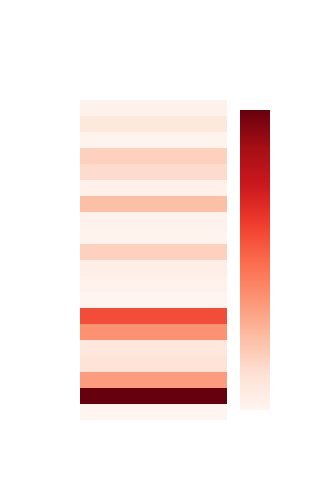

Notebook code for this chart:
### Code cell
# NOTA DOIS
import plotly.graph_objects as go
import pandas as pd


# Pivot the data for heatmap
heatmap_data = df_words_2.pivot(index='token', columns='nota', values='token_frequency').fillna(0)

# Create the heatmap
fig = go.Figure(data=go.Heatmap(
    z=heatmap_data.values,  # Frequency matrix
    x=heatmap_data.columns,  # Grades (x-axis)
    y=heatmap_data.index,    # Tokens (y-axis)
    colorscale='Reds',       # Heatmap color scale
    #colorbar=dict(title="Frequência"),  # Colorbar title
    hoverongaps=False,       # Ensure no gaps show on hover
    hovertemplate=(
        "Token: %{y}<br>" + #Exibir título pelo Streamlit, q aí fica título pra cada coluna
        "Frequência: %{z}<extra></extra>"
    )
))

# Update layout for better visualization
fig.update_layout(
   # title="20 Tokens Mais Frequentes", >> Por título no streamlit
    height=500,  # Adjust height to make the heatmaps narrow
    width=300,  # Adjust width for each heatmap ....  * len(grades)
    template="plotly_white",
    plot_bgcolor="rgba(0, 0, 0, 0)",  # Transparent plot background
    paper_bgcolor="rgba(0, 0, 0, 0)",  # Transparent outer background
    font=dict(color="white")  # White font for all text
)
#fig.update_yaxes(title="Tokens", automargin=True)
fig.update_xaxes(title="", showticklabels=False)

# Show the figure
fig.show()

### Figure 1 — Plotly figure (JSON) as saved in the notebook; plotly's stock layout.template omitted (floating-point values rounded to 4 significant figures)
{"data": [{"colorscale": [[0, "rgb(255,245,240)"], [0.125, "rgb(254,224,210)"], [0.25, "rgb(252,187,161)"], [0.375, "rgb(252,146,114)"], [0.5, "rgb(251,106,74)"], [0.625, "rgb(239,59,44)"], [0.75, "rgb(203,24,29)"], [0.875, "rgb(165,15,21)"], [1, "rgb(103,0,13)"]], "hoverongaps": false, "hovertemplate": "Token: %{y}<br>Frequência: %{z}<extra></extra>", "type": "heatmap", "x": [2], "y": ["alvo", "azulejos", "belém", "bibiana", "cambará", "casarões", "cidade", "históricos", "maior", "medidas", "municipal", "palacete", "patrimônio", "prefeitura", "proteção", "roubos", "situação", "valiosos", "vandalismo", "xix"], "z": [[289], [2173], [937], [476], [434], [993], [1383], [291], [331], [365], [623], [315], [323], [729], [336], [550], [619], [311], [442], [321]]}], "layout": {"font": {"color": "white"}, "height": 500, "paper_bgcolor": "rgba(0, 0, 0, 0)", "plot_bgcolor": "rgba(0, 0, 0, 0)", "width": 300, "xaxis": {"showticklabels": false, "title": {"text": ""}}}}
